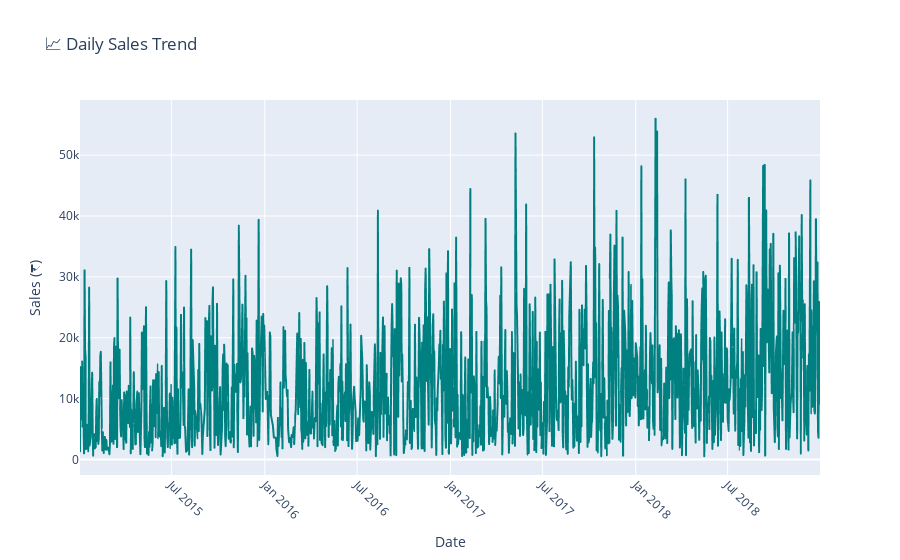

Source (notebook cell):
### Code cell
sales_trend = df.groupby('Order Date')['Sales'].sum().reset_index()

fig = px.line(
    sales_trend,
    x='Order Date',
    y='Sales',
    title='📈 Daily Sales Trend',
    labels={'Sales': 'Sales (₹)', 'Order Date': 'Date'},
    color_discrete_sequence=['teal']
)

fig.update_layout(xaxis_tickangle=45)
fig.show()

### Figure 1 — Plotly figure (JSON) as saved in the notebook; plotly's stock layout.template omitted (floating-point values rounded to 4 significant figures; data arrays with more than 128 entries replaced by an {"elided": "..."} marker saying what was removed)
{"data": [{"hovertemplate": "Date=%{x}<br>Sales (₹)=%{y}<extra></extra>", "legendgroup": "", "line": {"color": "teal", "dash": "solid"}, "marker": {"symbol": "circle"}, "mode": "lines", "name": "", "showlegend": false, "type": "scattergl", "x": {"elided": "1236 str values"}, "xaxis": "x", "y": {"elided": "1236 int values"}, "yaxis": "y"}], "layout": {"legend": {"tracegroupgap": 0}, "title": {"text": "📈 Daily Sales Trend"}, "xaxis": {"anchor": "y", "domain": [0, 1], "tickangle": 45, "title": {"text": "Date"}}, "yaxis": {"anchor": "x", "domain": [0, 1], "title": {"text": "Sales (₹)"}}}}
